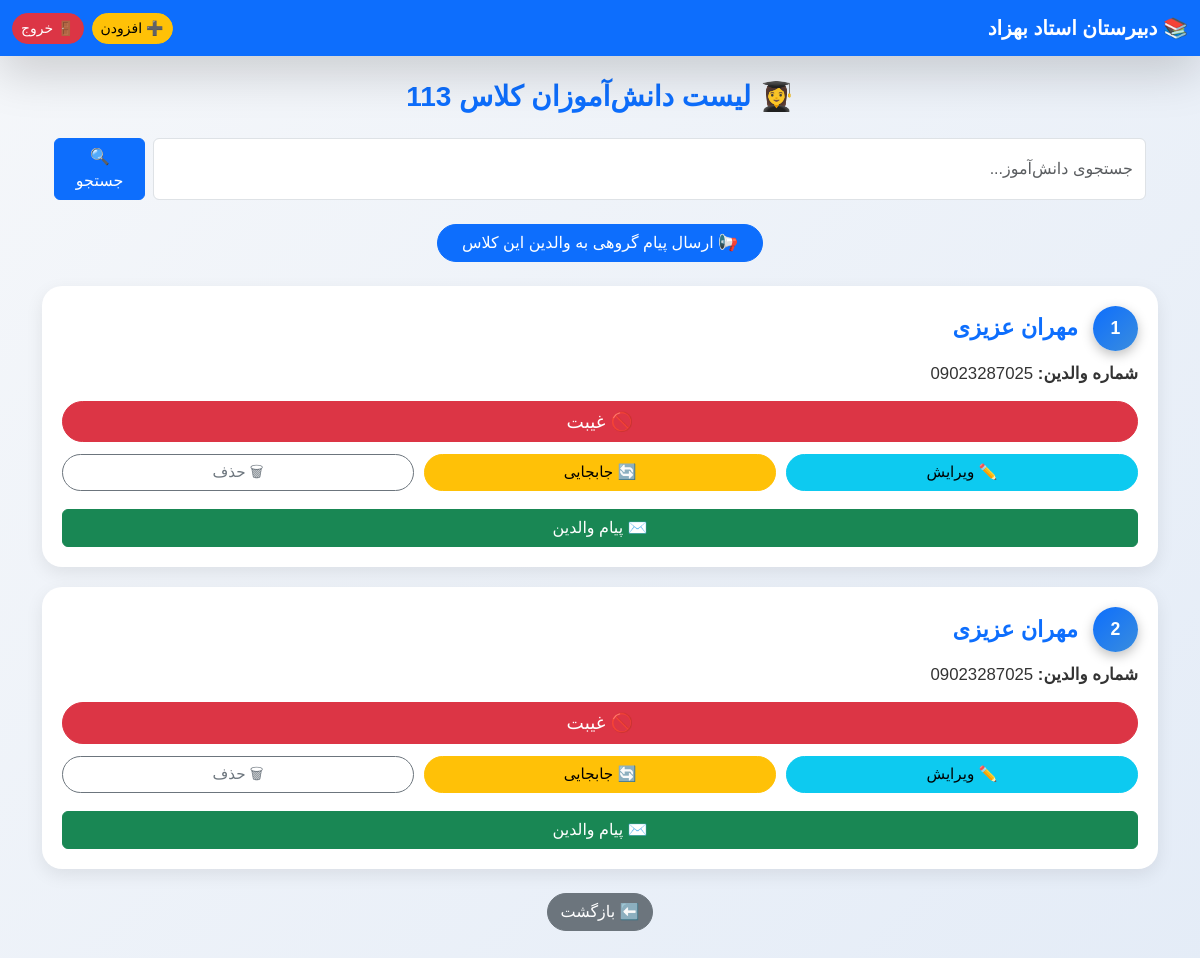
Page /class/7 (signed in) on the earlier database version.
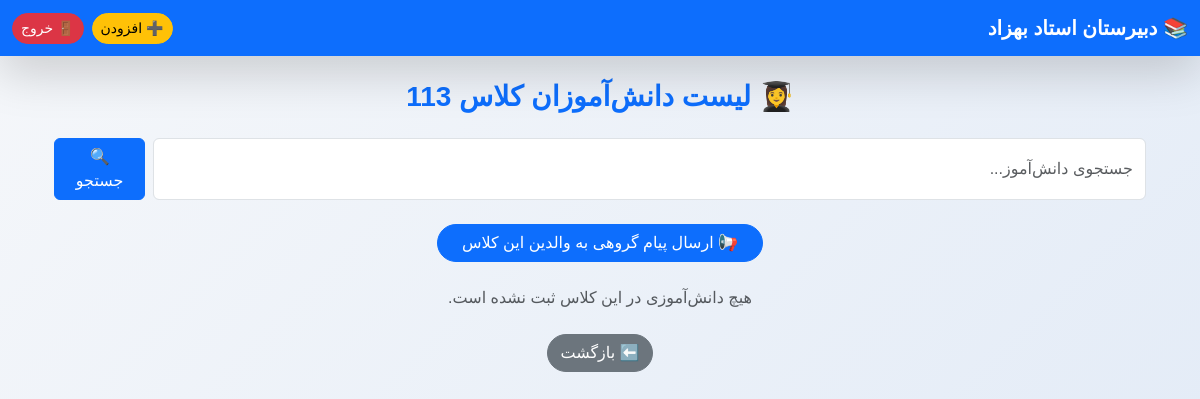
Same page on the later database version.
### app.py (models this page shows)
class Class(db.Model):
    id = db.Column(db.Integer, primary_key=True)
    name = db.Column(db.String(50), unique=True, nullable=False)
    students = db.relationship("Student", backref="class_", lazy=True, cascade="all, delete")

class Student(db.Model):
    id = db.Column(db.Integer, primary_key=True)
    firstname = db.Column(db.String(50), nullable=False)
    lastname = db.Column(db.String(50), nullable=False)
    parent_number = db.Column(db.String(20), nullable=False)
    class_id = db.Column(db.Integer, db.ForeignKey("class.id"), nullable=False)
    attendances = db.relationship("Attendance", backref="student", lazy=True, cascade="all, delete")

### app.py (the view)
@app.route("/class/<int:class_id>")
@login_required
def view_class(class_id):
    class_ = Class.query.get_or_404(class_id)
    search_query = request.args.get("search", "").strip()
    query = Student.query.filter_by(class_id=class_id)
    if search_query:
        query = query.filter(
            (Student.firstname.ilike(f"%{search_query}%")) |
            (Student.lastname.ilike(f"%{search_query}%"))
        )
    students = query.order_by(Student.lastname, Student.firstname).all()
    return render_template("class_detail.html", class_=class_, students=students)

### app.py (called while the page is built)
def login_required(f):
    from functools import wraps
    @wraps(f)
    def decorated_function(*args, **kwargs):
        if not session.get('logged_in'):
            return redirect(url_for('login'))
        return f(*args, **kwargs)
    return decorated_function

### templates/class_detail.html (shortened to what this page needs)
<!DOCTYPE html>
<html lang="fa">
<head>
  <link href="https://cdn.jsdelivr.net/npm/bootstrap@5.3.2/dist/css/bootstrap.rtl.min.css" rel="stylesheet">
</head>
<body dir="rtl">
<nav class="navbar navbar-expand-lg navbar-dark bg-primary shadow-lg">
  <div class="container-fluid">
    <a class="navbar-brand fw-bold fs-5" href="/">📚 دبیرستان استاد بهزاد</a>
    <div class="d-flex ms-auto">
      <a href="{{ url_for('add_student', class_id=class_.id) }}" class="btn btn-warning btn-sm rounded-pill">➕ افزودن</a>
      <a href="{{ url_for('logout') }}" class="btn btn-danger btn-sm rounded-pill ms-2">🚪 خروج</a>
    </div>
  </div>
</nav>
<div class="container mt-4">
  <h3 class="text-center mb-4 text-primary fw-bold">👩‍🎓 لیست دانش‌آموزان کلاس {{ class_.name }}</h3>
  <div class="container mb-4">
    <form method="get" action="{{ url_for('view_class', class_id=class_.id) }}" class="d-flex gap-2">
      <input type="text" name="search" class="form-control" placeholder="جستجوی دانش‌آموز..." value="{{ request.args.get('search', '') }}">
      <button type="submit" class="btn btn-primary">🔍 جستجو</button>
    </form>
  </div>
  <div class="text-center mb-4">
    <a href="{{ url_for('send_class_message', class_id=class_.id) }}" class="btn btn-primary rounded-pill px-4">
      📢 ارسال پیام گروهی به والدین این کلاس
    </a>
  </div>
  {% if students %}
    {% for student in students %}
    <div class="student-card" id="student-card-{{ student.id }}">
      <div class="student-row">
        <div class="student-index">{{ loop.index }}</div>
        <div class="student-name">{{ student.firstname }} {{ student.lastname }}</div>
      </div>
      <div class="student-info"><strong>شماره والدین:</strong> {{ student.parent_number }}</div>
      <button class="btn btn-danger btn-absent" onclick="markAbsent('{{ url_for('absent', student_id=student.id) }}', this)">🚫 غیبت</button>
      <div class="action-row">
        <a href="{{ url_for('edit_student', id=student.id) }}" class="btn btn-info">✏️ ویرایش</a>
        <a href="#" class="btn btn-warning" onclick="openTransferModal({{ student.id }}, '{{ student.firstname }} {{ student.lastname }}')">🔄 جابجایی</a>
        <a href="{{ url_for('delete_student', id=student.id) }}"
           class="btn btn-outline-secondary"
           onclick="return confirm('آیا مطمئنید می‌خواهید حذف کنید؟');">🗑 حذف</a>
      </div>
      <button class="btn btn-success w-100 mt-2" onclick="openMessagePanel('{{ student.parent_number }}')">✉️ پیام والدین</button>
    </div>
    {% endfor %}
  {% else %}
    <p class="text-muted text-center">هیچ دانش‌آموزی در این کلاس ثبت نشده است.</p>
  {% endif %}
  <div class="text-center mt-4">
    <a href="{{ url_for('index') }}" class="btn btn-secondary rounded-pill">⬅️ بازگشت</a>
  </div>
</div>
</body>
</html>

### templates/class_detail.html (style rules this page uses)
body { background: linear-gradient(135deg, #f5f7fa, #e4ecf7); font-family: "Vazirmatn", Tahoma, sans-serif; padding-bottom: 50px; overflow-x: hidden; }

Differences in the rows shown:
removed Student: firstname "مهران", lastname "عزیزی", parent_number "09023287025"
removed Student: firstname "مهران", lastname "عزیزی", parent_number "09023287025"
Other differences:
text now shown: "هیچ دانش‌آموزی در این کلاس ثبت نشده است."
